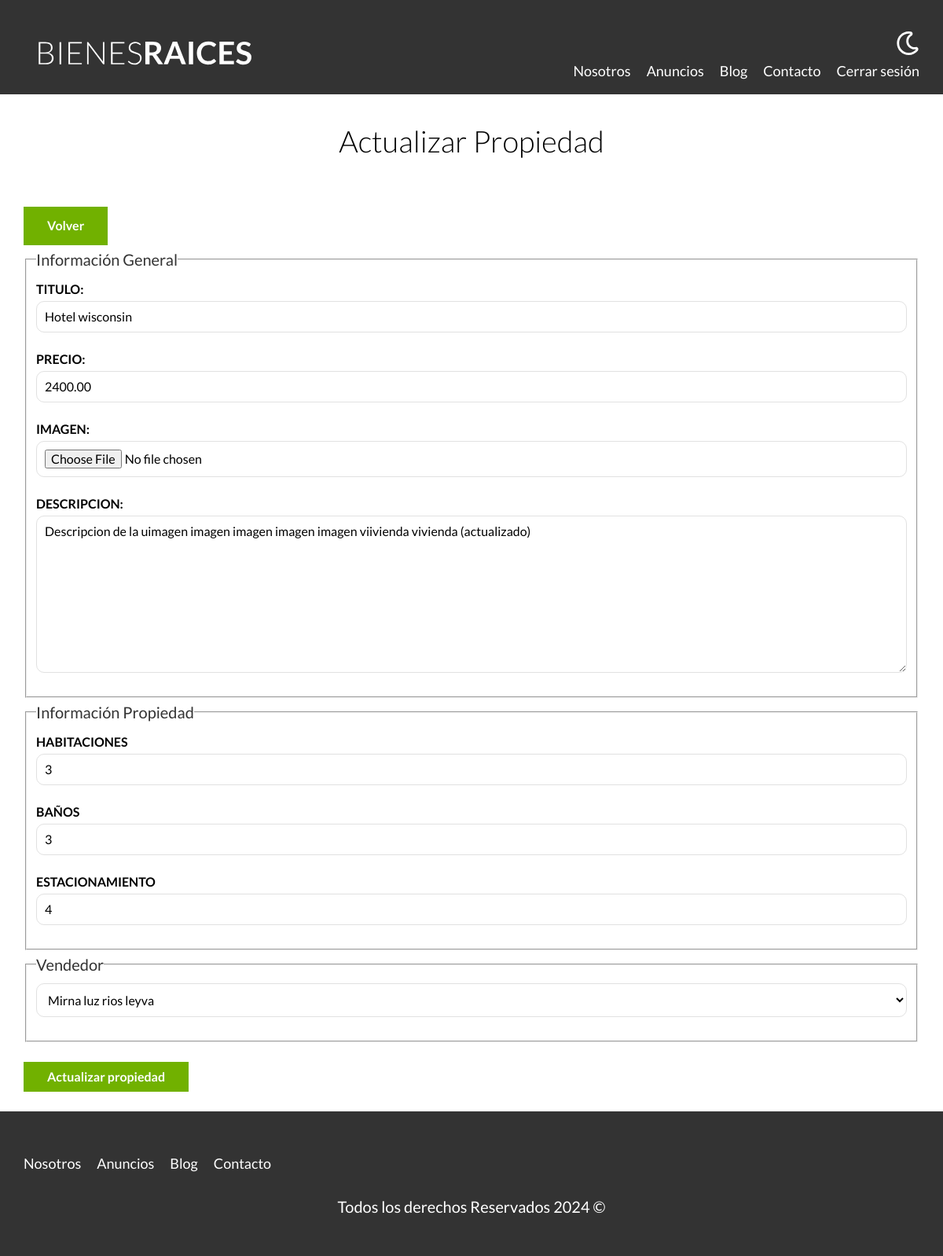
Page /admin/propiedades/actualizar.php?id=7 (signed in) on the committed database.
### tables this page shows
CREATE TABLE `propiedades` (
  `id` int(11) NOT NULL,
  `titulo` varchar(45) NOT NULL,
  `precio` decimal(10,2) NOT NULL,
  `imagen` varchar(200) NOT NULL,
  `descripcion` longtext NOT NULL,
  `habitaciones` int(1) NOT NULL,
  `wc` int(1) NOT NULL,
  `estacionamiento` int(1) NOT NULL,
  `creado` date NOT NULL,
  `vendedores_id` int(11) NOT NULL
);

CREATE TABLE `vendedores` (
  `id` int(11) NOT NULL,
  `nombre` varchar(45) NOT NULL,
  `apellido` varchar(45) NOT NULL,
  `telefono` varchar(10) NOT NULL
);

### admin/propiedades/actualizar.php (the view, shortened to what this page needs)
<?php
$id = $_GET['id'];
$id = filter_var($id, FILTER_VALIDATE_INT);
$db = conectarDB();
$informacioPropiedad = "SELECT * FROM propiedades WHERE id = {$id}";
$resultadoInformacion = mysqli_query($db, $informacioPropiedad);
$propiedad = mysqli_fetch_assoc($resultadoInformacion);
$consulta = "SELECT * FROM vendedores";
$resultado = mysqli_query($db, $consulta);
$titulo = $propiedad['titulo'];
$precio = $propiedad['precio'];
$descripcion = $propiedad['descripcion'];
$habitaciones = $propiedad['habitaciones'];
$wc = $propiedad['wc'];
$estacionamiento = $propiedad['estacionamiento'];
$vendedorId = $propiedad['vendedores_id'];
?>
<main class="contenedor seccion">
    <h1>Actualizar Propiedad</h1>
    <a href="../../admin" class="boton boton-verde">Volver</a>
    <form action="" class="formulario" method="POST" enctype="multipart/form-data">
        <fieldset>
            <legend>Información General</legend>
            <label for="titulo">Titulo:</label>
            <input type="text" id="titulo" name="titulo" placeholder="Titulo de propiedad" value="<?php echo $titulo ?>">
            <label for="precio">Precio:</label>
            <input type="number" id="precio" name="precio" placeholder="Precio de propiedad" value="<?php echo $precio ?>">
            <label for="imagen">Imagen:</label>
            <input type="file" id="imagen" name="imagen" placeholder="Precio de propiedad" accept="image/jpeg, image/png">
            <label for="descripcion">Descripcion:</label>
            <textarea id="descripcion" name="descripcion"><?php echo $descripcion ?></textarea>
        </fieldset>
        <fieldset>
            <legend>Información Propiedad</legend>
            <label for="habitaciones">Habitaciones</label>
            <input type="number" id="habitaciones" name="habitaciones" placeholder="Ej: 2" min="1" max="9" value="<?php echo $habitaciones ?>">
            <label for="wc">Baños</label>
            <input type="number" id="wc" name="wc" placeholder="Ej: 2" min="1" max="9" value="<?php echo $wc ?>">
            <label for="estacionamiento">Estacionamiento</label>
            <input type="number" id="estacionamiento" name="estacionamiento" placeholder="Ej: 2" min="1" max="9" value="<?php echo $estacionamiento ?>">
        </fieldset>
        <fieldset>
            <legend>Vendedor</legend>
            <select name="vendedor">
                <?php while ($row = mysqli_fetch_assoc($resultado)) : ?>
                    <option <?php echo $vendedorId === $row['id'] ? 'selected' : '' ?> value="<?php echo $row['id'] ?>"><?php echo $row['nombre'] . ' ' .  $row['apellido'] ?></option>
                <?php endwhile ?>
            </select>
        </fieldset>
        <input type="submit" value="Actualizar propiedad" class="boton boton-verde">
    </form>
</main>

### build/css/app.css (style rules this page uses)
html { line-height:1.15;-webkit-text-size-adjust:100% }
body { margin:0 }
main { display:block }
h1 { font-size:2em;margin:.67em 0 }
a { background-color:rgba(0,0,0,0) }
button,input,optgroup,select,textarea { font-family:inherit;font-size:100%;line-height:1.15;margin:0 }
button,input { overflow:visible }
button,select { text-transform:none }
button,[type=button],[type=reset],[type=submit] { -webkit-appearance:button }
fieldset { padding:.35em .75em .625em }
legend { box-sizing:border-box;color:inherit;display:table;max-width:100%;padding:0;white-space:normal }
textarea { overflow:auto }
html { font-size:62.5%;box-sizing:border-box }
*,*:before,*:after { box-sizing:inherit }
body { font-family:"Lato",sans-serif;font-size:1.6rem;line-height:1.8 }
.contenedor { width:95%;max-width:120rem;margin:0 auto }
a { text-decoration:none }
h1,h2,h3 { font-family:"Lato",sans-serif;margin:2.5rem 0;font-weight:300;text-align:center }
h1 { font-size:3.8rem }
.seccion { margin-top:2.5rem;margin-bottom:2.5rem }
.boton-verde { background-color:#71b100;color:#fff;font-weight:700;text-decoration:none;padding:1rem 3rem;text-align:center;margin-top:2.5rem;display:inline-block;border:none }
.formulario legend { font-size:2rem;color:#333 }
.formulario label { font-weight:700;text-transform:uppercase;display:block }
.formulario input:not([type=submit]),.formulario textarea,.formulario select { padding:1rem;display:block;width:100%;background-color:#fff;border:1px solid #e1e1e1;border-radius:1rem;margin-bottom:2rem }
.formulario textarea { height:20rem }

### rows in the picture
propiedades: titulo "Hotel wisconsin", precio "2400.00", descripcion "Descripcion de la uimagen imagen imagen imagen imagen viivienda vivienda (actualizado)", habitaciones "3", wc "3", estacionamiento "4", vendedor "Mirna luz rios leyva"
